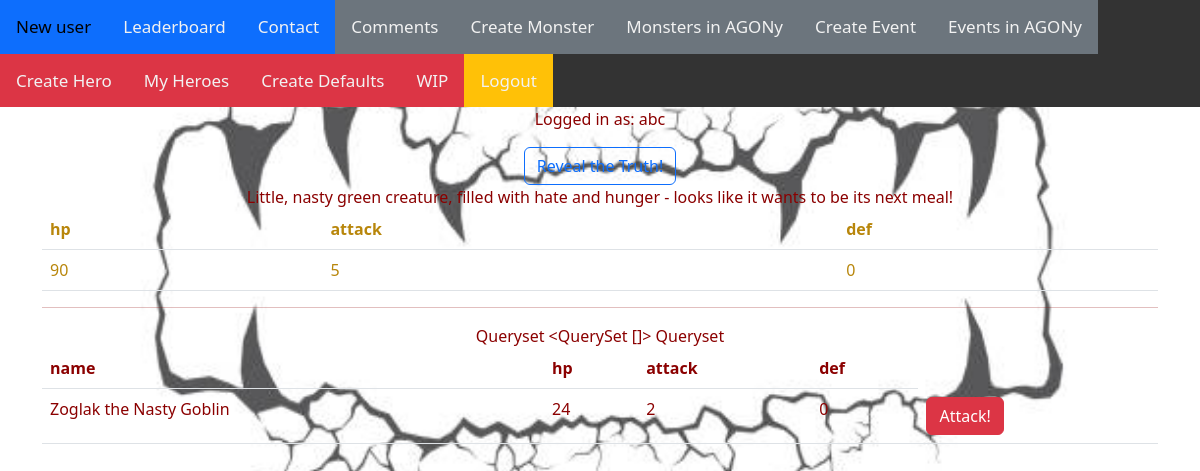
/AGONy_stage_detail/1/ (signed in), run on the app's committed database.
### AGONy/models.py (models this page shows, shortened)
class Monster(models.Model):
    CREATURE_TYPE = [
        (0, "Human"),
        (1, "Wildlife"),
        (2, "Undead"),
    ]
    CREATURE_LEVEL = [
        (0, 1),
        (1, 2),
        (2, 3),
        (3, 4),
        (4, 5),
    ]
    name = models.CharField(max_length=50)
    hp = models.IntegerField(default=20)
    attack = models.IntegerField(default=2)
    defence = models.IntegerField(default=2)
    monster_level = models.IntegerField(choices=CREATURE_LEVEL, default=0)
    monster_type = models.IntegerField(choices=CREATURE_TYPE, default=0)
    description = models.TextField(blank=True)
    monsters_gold = models.IntegerField(default=randint(5, 10))
    monster_monster_image = models.ManyToManyField(MonsterImage, through='MonsterMonsterImage', blank=True, null=True)
    monster_AI_description = models.ForeignKey(MonsterAIDescription, on_delete=models.CASCADE, blank=True, null=True)

class Stage(models.Model):
    hero = models.ForeignKey(Hero, on_delete=models.CASCADE)
    level = models.IntegerField(default=1)
    monsters = models.ManyToManyField(AliveMonster, through='AliveMonsterInStage')
    visited = models.BooleanField(default=False)

class Hero(models.Model):
    RACE = [
        (0, "Human"),
        (1, "Elf"),
        (2, "Dwarf"),
    ]
    name = models.CharField(max_length=50, unique=True)
    race = models.IntegerField(choices=RACE, default=0)
    hp = models.IntegerField(default=100)
    attack = models.IntegerField(default=5)
    defence = models.IntegerField(default=0)
    backstory = models.TextField(blank=True, default='')
    gold = models.IntegerField(default=0)
    owner = models.ForeignKey(User, on_delete=models.CASCADE, null=True)

class AliveMonster(models.Model):
    monster_class = models.ForeignKey(Monster, on_delete=models.CASCADE)
    current_hp = models.IntegerField(null=True)
    @property
    def attack(self):
        return self.monster_class.attack
    @property
    def defence(self):
        return self.monster_class.defence
    @property
    def name(self):
        return self.monster_class.name
    @property
    def description(self):
        return self.monster_class.description
    @property
    def monster_image(self):
        return self.monster_class.monster_monster_image

### AGONy/views_mechanicus.py (the view)
# urls.py: path('AGONy_stage_detail/<int:pk>/', StageDetailView.as_view(), name='AGONy_stage_detail'),
class StageDetailView(LoginRequiredMixin, View):
    def get(self, request, pk):
        context2 = """There's something in the distance, is it a bird?
         Is it a plane? Oh shit, it's a monster, an angry monster!"""
        stage = get_object_or_404(Stage, pk=pk)
        """if stage.next_stage is None:
            stage.next_stage = Stage.objects.create(level=stage.level + 1)"""
        if not stage.visited:
            stage.generate_monster()
            stage.visited = True
            stage.save()
        monster = AliveMonster.objects.latest('id')
        print(monster.name)
        input_text2 = f"There's something in the distance, is it a bird? Is it a plane? Oh shit, it's a monster, an angry monster! It's {monster.name}, described as {monster.description}"
        context = monster.description
        return render(request, 'agony_stage_detail.html', {'stage': stage, 'context': context})

### templates/agony_stage_detail.html (shortened to what this page needs)
{% extends 'agony_base.html' %}
{% block content %}
    <div>
        {{ context }}
    </div>
    <table class="table" style="color:darkgoldenrod">
        <tr>
            <th>hp</th>
            <th>attack</th>
            <th>def</th>
        </tr>
        <tr>
            <td> {{ stage.hero.hp }}</td>
            <td>{{ stage.hero.attack }}</td>
            <td>{{ stage.hero.defence }}</td>
        </tr>
    </table>
    <hr>
    <table class="table" style="color:darkred">
        <tr>
            <th>name</th>
            <th>hp</th>
            <th>attack</th>
            <th>def</th>
        </tr>
        {% for aliveMonster in stage.monsters.all %}
            <tr>
                <td> {{ aliveMonster.name }}</td>
                <td> {{ aliveMonster.current_hp }}</td>
                <td>{{ aliveMonster.attack }}</td>
                <td>{{ aliveMonster.defence }}</td>
                {% if stage.hero.hp < 1 %}
                    <td>YOUR HERO DIED!</td>
                {% else %}
                    {% if aliveMonster.current_hp > 0 %}
                    <td><a class='btn btn-danger' href="{% url 'AGONy_attack_monster' aliveMonster.id stage.hero.id %}">Attack!</a></td>
                    {% endif %}
                {% endif %}
            </tr>
        {% endfor %}
    </table>
{% endblock %}

### templates/agony_base.html (shortened to what this page needs)
{% load static %}
<!doctype html>
<html lang="en">
<head>
    <link href="{% static 'bootstrap-5.2.2-dist/css/bootstrap.css' %}" rel="stylesheet">
    <link href="{% static 'my_nav_bar.css' %}" rel="stylesheet">
</head>
<body style="background-image: url('{% static "dungeon_entrance_2.jpg" %}'); background-position: center ; background-repeat: no-repeat; background-size: 1200px 900px">
<div class="topnav">
    <a class="bg-primary" href="{% url 'AGONy_create_user' %}"> New user</a>
    <a class="bg-primary" href="{% url 'AGONy_hero_list' %}">Leaderboard</a>
    <a class="bg-primary" href="{% url 'AGONy_contact' %}">Contact</a>
    {% if user.is_authenticated %}
    <a class="bg-secondary" href="{% url 'AGONy_comment_list' %}">Comments</a>
    <a class="bg-secondary" href="{% url 'AGONy_create_monster' %}">Create Monster</a>
    <a class="bg-secondary" href="{% url 'AGONy_monster_list' %}">Monsters in AGONy</a>
    <a class="bg-secondary" href="{% url 'AGONy_create_event' %}">Create Event</a>
    <a class="bg-secondary" href="{% url 'AGONy_event_list' %}">Events in AGONy</a>
    {% endif %}
    {% if user.is_authenticated %}
        <a class="bg-danger" href="{% url 'AGONy_create_hero' %}"> Create Hero</a>
        <a class="bg-danger" href="{% url 'AGONy_my_hero_list' %}">My Heroes</a>
        <a class="bg-danger" href="{% url 'AGONy_create_defaults' %}">Create Defaults</a>
        <a class="bg-danger" href="{% url 'AGONy_WIP' %}"> WIP </a>
        <a class="bg-warning" href="{% url 'AGONy_logout' %}">Logout</a>
    {% else %}
        <a class="bg-warning" href="{% url 'AGONy_login' %}">Login</a>
    {% endif %}
</div>
<div class="container" style="color: darkred" align="center">
    {%  if user.is_authenticated %}
        <p>Logged in as: {{ user.username }}</p>
    {% endif %}
    <div class="btn btn-outline-primary" id="Reveal_button" title="Truth will set you free!">Reveal the Truth!</div>
    {% block content %}{% endblock %}
</div>
</body>
</html>

### AGONy/static/my_nav_bar.css (style rules this page uses)
.topnav { overflow: hidden; background-color: #333; }
.topnav a { float: left; color: #f2f2f2; text-align: center; padding: 14px 16px; text-decoration: none; font-size: 17px; }

### data on the page
Monster: description "Little, nasty green creature, filled with hate and hunger - looks like it wants to be its next meal!"
Stage: hero.hp "90", hero.attack "5", hero.defence "0"
AliveMonster: name "Zoglak the Nasty Goblin", current_hp "24", attack "2", defence "0", shows "Attack!"

### other printed values
{{ user.username }} "abc"
